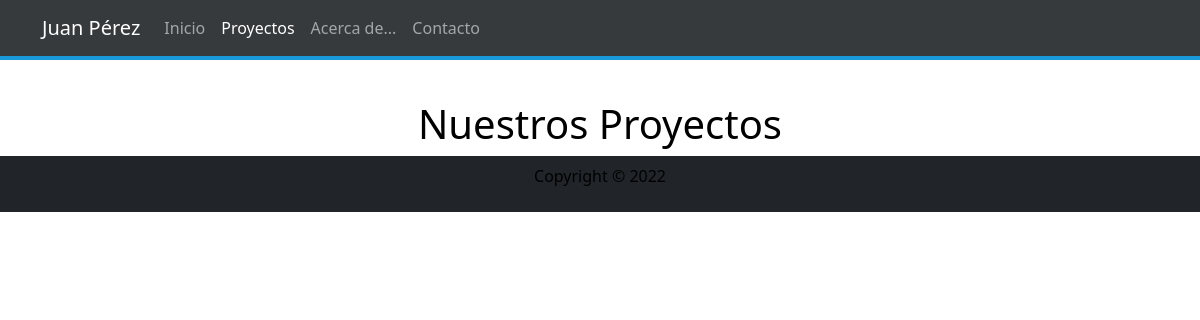
Before: /project/ with the older database file.
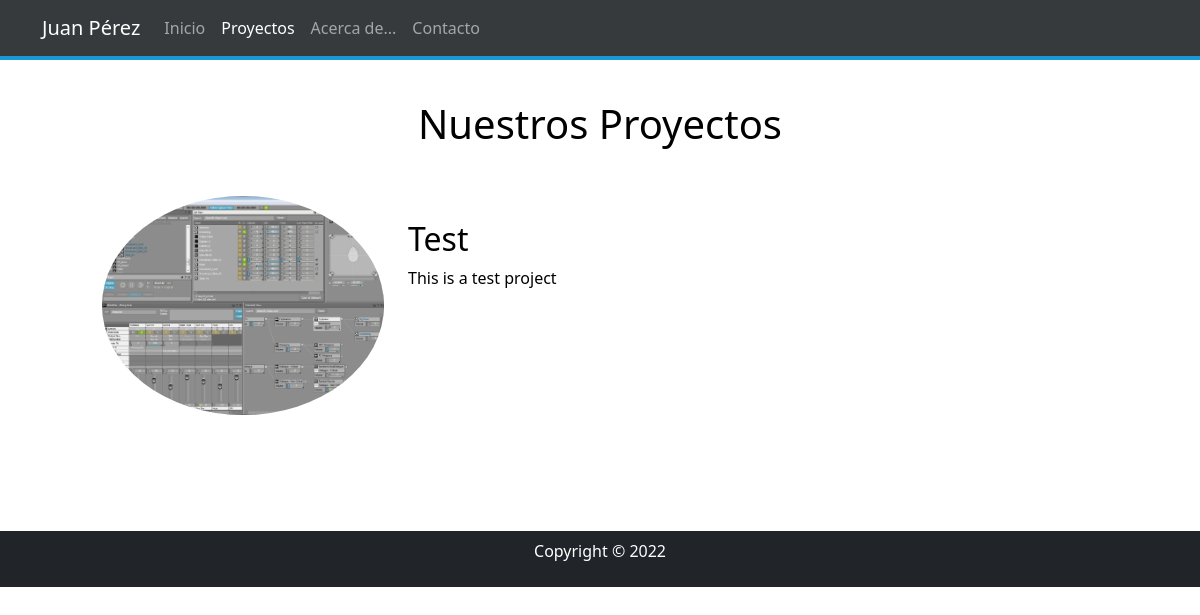
After: the same page with the newer database file.
### project/models.py (models this page shows, shortened)
class Project(models.Model):
    title = models.CharField(max_length=100, verbose_name="Titulo")
    description = models.TextField(verbose_name="Descripcion")
    image = models.ImageField(verbose_name="Imagen", upload_to="project")
    url = models.URLField(verbose_name="URL")
    created = models.DateTimeField(auto_now_add=True,verbose_name="Fecha de creacion")
    updated = models.DateTimeField(auto_now=True,verbose_name="Fecha de modificacion")
    class Meta:
        verbose_name = "Proyecto"
        verbose_name_plural = "Proyectos"
        ordering = ['-created']

### project/views.py (the view)
# urls.py: path('project/', views_project.project, name='project'),
def project(request):
    projects =  Project.objects.all()
    return render(request, 'project/project.html', {'projects': projects})

### project/templates/project/project.html (shortened to what this page needs)
{% extends "core/base.html"%}
{% block content %}
{% load static %}
<div class="margen_top">
    <h1 class="text-center">
      Nuestros Proyectos
    </h1>
        {% for project in projects %}
          <div class="row project">
            <div class="col-lg-3 col-md-4 offset-lg-1">
              <img class="img-fluid mb-3 rounded-circle" src="{{project.image.url}}" alt="" />
            </div>
            <div class="col-lg-7 col-md-8">
              <br>
              <h2 class="section-heading title">
                {{project.title}}
              </h2>
              <p>
                {{project.description}}
              </p>
            </div>
          </div>
  </div>
  {% endfor %}
{% endblock %}

### core/templates/core/base.html (shortened to what this page needs)
<!DOCTYPE html>
<html lang="es">
    <head>
        <link rel="stylesheet" href="https://cdn.jsdelivr.net/npm/bootstrap@5.0.2/dist/css/bootstrap.min.css"
>
        <link rel="stylesheet" href="https://pro.fontawesome.com/releases/v5.10.0/css/all.css"
 />
        {% load static %}
        <link rel="stylesheet" href="{% static 'core/css/style.css' %}" />
    </head>
    <body>
        <nav class="navbar navbar-expand-sm bg-dark navbar-dark fixed-top" id="main-nav">
            <div class="container">
            <a href="{% url 'home' %}" class="navbar-brand">Juan Pérez</a>
            <div class="collapse navbar-collapse" id="navBarNav">
                <ul class="navbar-nav">
                <li class="nav-item">
                    <a class="nav-link {% if request.path == '/'%}active{% endif%}" href="{% url 'home' %}">Inicio</a>
                </li>
                <li class="navbar-nav">
                    <a class="nav-link {% if request.path == '/project/'%}active{% endif%}" href="{% url 'project' %}">Proyectos</a>
                </li>
                <li class="navbar-nav">
                    <a class="nav-link" href="about.html">Acerca de...</a>
                </li>
                <li class="navbar-nav">
                    <a class="nav-link {% if request.path == '/contact/'%}active{% endif%}" href="{% url 'contact' %}">Contacto</a>
                </li>
                </ul>
            </div>
            </div>
        </nav>
        {% block content%} {% endblock %}
        <footer id="main-footer" class="bg-dark">
            <div class="container">
            <div class="row">
                <div class="col text-center py-2">
                <p>Copyright &copy; <span id="year"></span></p>
                </div>
            </div>
            </div>
        </footer>
    </body>
</html>

### core/static/core/css/style.css (style rules this page uses)
body { color: #fff; }
.navbar { border-bottom: #008ed6 4px solid; opacity: 0.9; }
.margen_top { margin-top: 100px; margin-bottom: 100px; color: black; text-align: justify; }
.project { padding-top: 40px; }

Changed rows visible on the page:
added Project: image (picture), title "Test", description "This is a test project"
